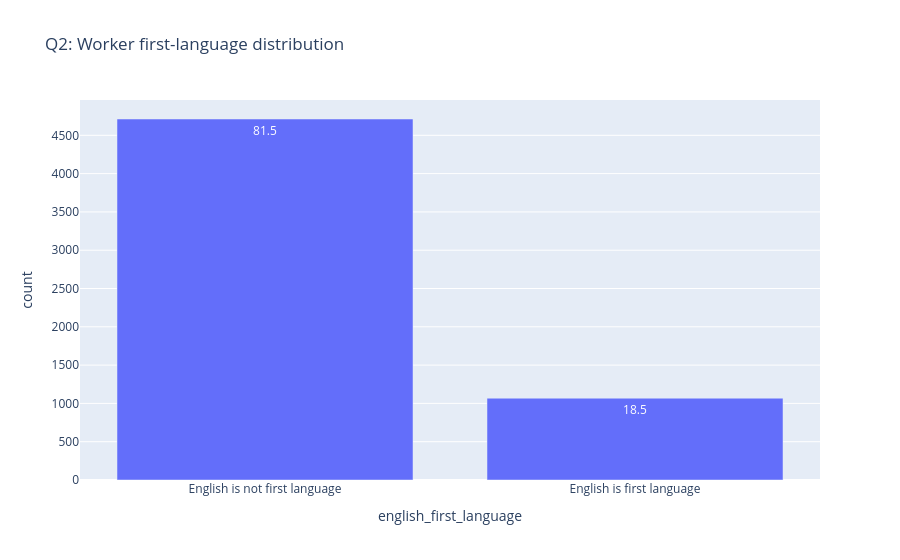

Here is the notebook cell this chart was saved with:
### Code cell
# Q2: first language
summarize("english_first_language", "Q2: Worker first-language distribution")

### Figure 1 — Plotly figure (JSON) as saved in the notebook; plotly's stock layout.template omitted (floating-point values rounded to 4 significant figures)
{"data": [{"hovertemplate": "english_first_language=%{x}<br>count=%{y}<br>percent=%{text}<extra></extra>", "legendgroup": "", "marker": {"color": "#636efa", "pattern": {"shape": ""}}, "name": "", "orientation": "v", "showlegend": false, "text": [81.5, 18.5], "textposition": "auto", "type": "bar", "x": ["English is not first language", "English is first language"], "xaxis": "x", "y": [4713, 1068], "yaxis": "y"}], "layout": {"barmode": "relative", "legend": {"tracegroupgap": 0}, "title": {"text": "Q2: Worker first-language distribution"}, "xaxis": {"anchor": "y", "domain": [0, 1], "title": {"text": "english_first_language"}}, "yaxis": {"anchor": "x", "domain": [0, 1], "title": {"text": "count"}}}}
